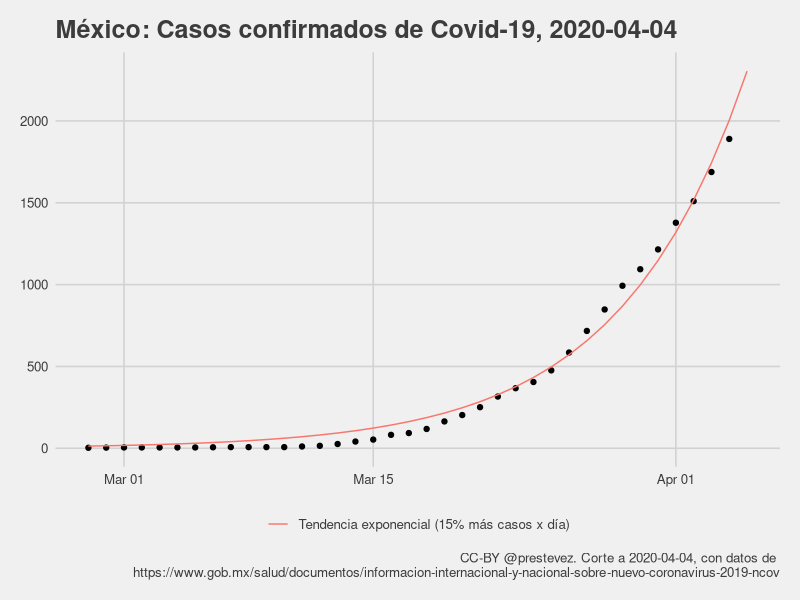

This figure's R source: (Note: this script raises an error after producing the figure.)
## ---- chunk 1

require(tidyverse)
require(ggthemes)
require(lubridate)

casos <- read_csv("confirmados.csv")

casos$t <- (nrow(casos)-1):0

casos %>%
  filter(casos > 0) %>%
  arrange(date) -> casos

m1 <- glm(casos ~ t,
          data = casos,
          family = gaussian("log"))

max_date <- max(casos$date) + 1
max_t <- max(casos$t) + 1

modelo <- paste0("Tendencia exponencial (",
                 round((exp(m1[[1]][2])-1)*100),
                 "% más casos x día)")
tibble(
  date = max_date,
  casos = NA,
  t = max_t,
  predicted = predict(m1, newdata = data.frame(t = max_t), type = "response")
  ) %>%
  bind_rows(
    mutate(casos,
      predicted = predict(m1, type = "response"))) %>%
  arrange(date) -> casos_with_predictions

hoy <- max_date - 1

pg <- "https://www.gob.mx/salud/documentos/informacion-internacional-y-nacional-sobre-nuevo-coronavirus-2019-ncov"

casos_with_predictions %>%
  ggplot(aes(date, casos)) +
  geom_point() +
  theme_fivethirtyeight() +
  geom_line(aes(y = predicted, colour = modelo)) +
  xlab("Total de casos") +
  labs(title = paste0("México: Casos confirmados de Covid-19, ", hoy),
       caption = paste0("CC-BY @prestevez. Corte a ", hoy, ", con datos de \n", pg)) +
  theme(legend.title = element_blank()) -> p1

ggsave("casos.png", p1, width = 7, height = 5)

## ---- chunk 2
summary(m1)
## ---- chunk 3

casos %>%
  filter(!t == (max_t-1)) %>%
  glm(casos ~ t, data = ., family = gaussian("log")) -> m1_yesterday

casos %>%
  filter(t == (max_t-1)) %>%
  predict(m1_yesterday, newdata = ., type = "response") -> predicted_today

casos %>%
  filter(t == (max_t-1)) %>%
  transmute(Fecha = date, Observados = casos) %>%
  mutate(Predicción = predicted_today,
         Error = Observados-Predicción) %>%
  write_csv("predicciones.csv", append = TRUE, col_names = FALSE)

read_csv("predicciones.csv") %>%
  knitr::kable(., digits = 2)
